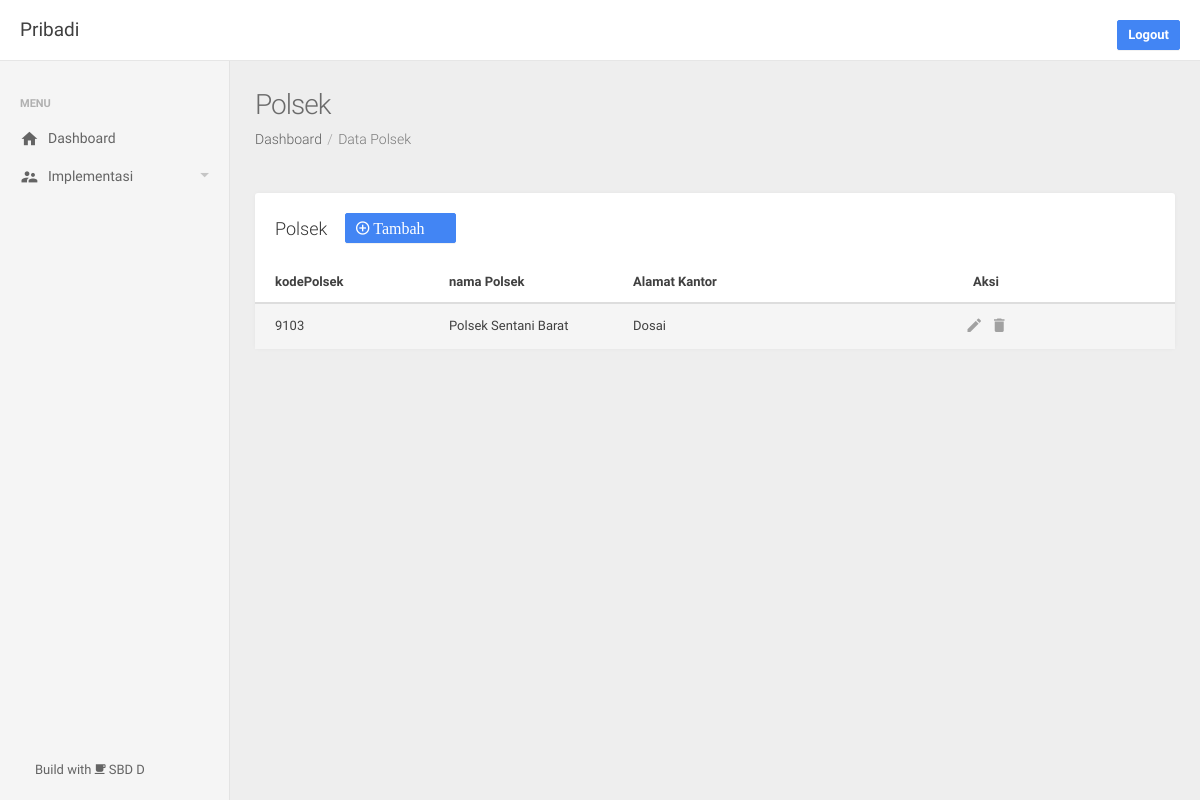
The page /polsek/ (signed in) on the database as committed earlier.
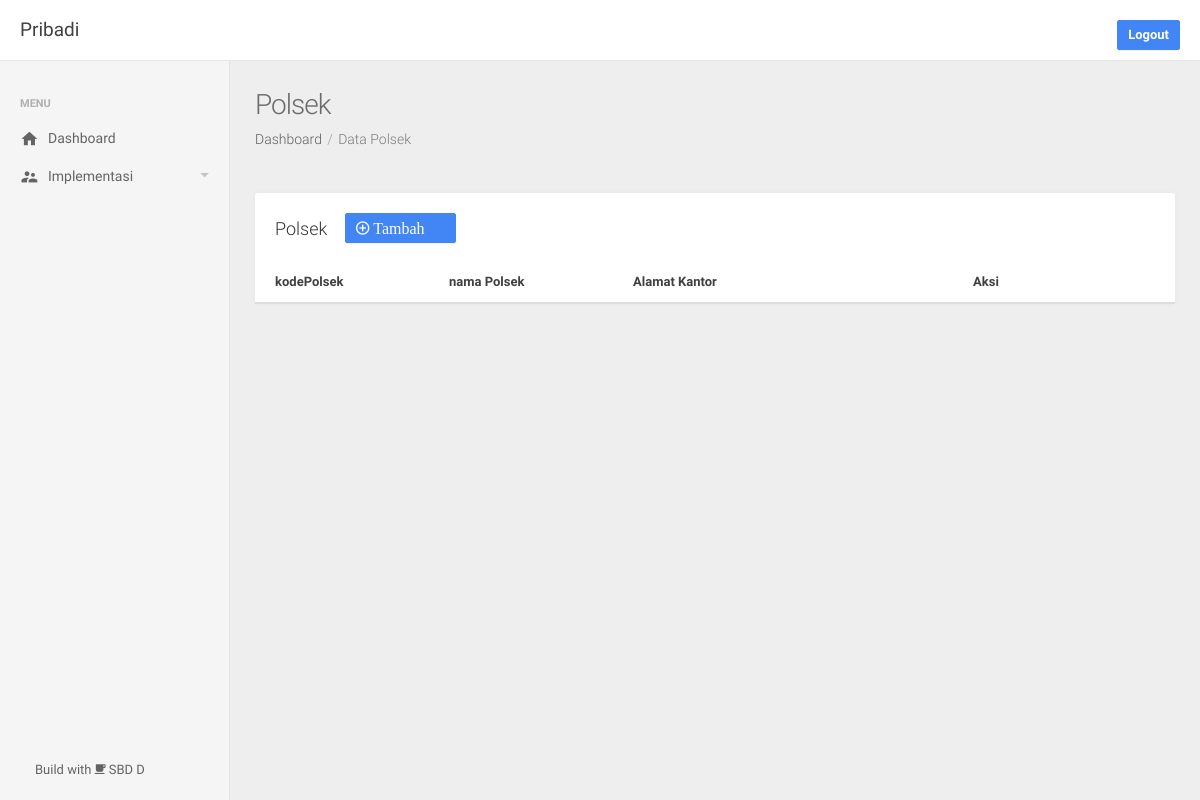
The same page on the database as committed later.
### app/models.py (models this page shows)
class Polsek(db.Model):
    id = db.Column(db.Integer, primary_key=True)
    kodePolsek = db.Column(db.Integer, unique=False)
    namaPolsek = db.Column(db.String(100))
    alamatKantor = db.Column(db.String(100))

### app/routes.py (the view)
@app.route('/polsek/')
@login_required
def polsek():
    return render_template('polsek/polsek.html', title='Polsek', submenu='dataPolsek', link1='Data Polsek' ,data=Polsek.query.all())

### app/models.py (called while the page is built)
@login_manager.user_loader
def load_user(user_id):
    return User.query.get(int(user_id))

### app/templates/polsek/polsek.html (shortened to what this page needs)
{% extends 'layout.html' %}
{% block content %}
<div class="row">
    <div class="col-sm-12">
        <div class="panel panel-default panel-table">
            <div class="panel-heading">{{title}}&nbsp;&nbsp;&nbsp;
                <a href="{{ url_for ('polsekAdd') }}">
                    <button class="btn btn-space btn-primary">
                        <div class="icon mdi mdi-plus-circle-o">&nbsp;Tambah&nbsp; &nbsp; &nbsp; </div>
                    </button>
                </a>
            </div>
            <div class="panel-body">
                <table class="table table-striped table-hover">
                    <thead>
                        <tr>
                            <th style="width:20%;">kodePolsek</th>
                            <th style="width:20%;">nama Polsek</th>
                            <th style="width:20%;">Alamat Kantor</th>
                            <th class="actions">Aksi</th>
                        </tr>
                    </thead>
                    <tbody>
                        {% for row in data %}
                            <tr>
                                <td>{{row.kodePolsek}}</td>
                                <td>{{row.namaPolsek}}</td>
                                <td>{{row.alamatKantor}}</td>
                                <td class="actions">
                                    <a href="{{ url_for ('polsekEdit', kodePolsek=row.kodePolsek)}}">
                                        <i class="icon mdi mdi-edit"></i>
                                    </a>&nbsp;&nbsp;
                                    <buton data-toggle="modal" data-target="#md-footer-danger{{row.kodePolsek}}">
                                        <i class="icon mdi mdi-delete"></i>
                                    </buton>
                                </td>
                            </tr>
                        {% endfor %}
                    </tbody>
                </table>
            </div>
        </div>
    </div>
</div>
{% endblock content %}

Rows that differ between the two databases and show on the page:
removed Polsek: kodePolsek "9103", namaPolsek "Polsek Sentani Barat", alamatKantor "Dosai"
